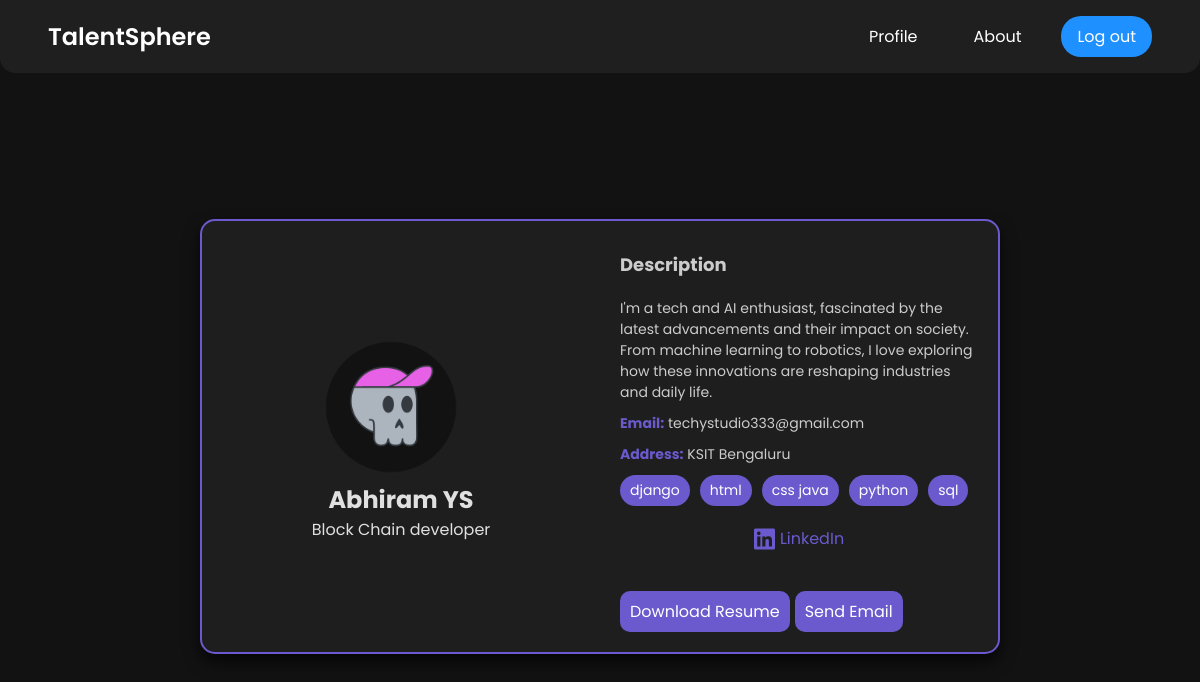
Screenshot of /applicant/admin/ (signed in) with the database file from the repository.
### base/models.py (models this page shows, shortened)
class User_Details(models.Model):
    USER_TYPE_CHOICES = [
        ('employer', 'Employer'),
        ('employee', 'Employee'),
    ]
    user = models.ForeignKey(User, on_delete=models.CASCADE)
    full_name= models.CharField( max_length=100,default='abhiram')
    self_des = models.TextField( default='This is description')
    email = models.EmailField()
    address = models.TextField(null=True, blank=True)
    skills = models.TextField(null=True, blank=True)
    photo = models.ImageField(upload_to='user_photos/', null=True, blank=False)  # Field for photo
    resume = models.FileField(upload_to='resumes/', null=True, blank=True, default='resumes/default_resume.pdf')
    user_type = models.CharField(max_length=50, choices=USER_TYPE_CHOICES, default='employee')
    linkedin_page= models.CharField( max_length=100,default='https://www.youtube.com/')
    called_as =  models.CharField(max_length=300, null=True, blank=False,default='This is description')

### base/views.py (the view)
# urls.py: path('applicant/<str:username>/', ApplicantDetailsView.as_view(), name='applicant-details'),
class ApplicantDetailsView(LoginRequiredMixin, DetailView):
    model = User_Details
    template_name = 'base/applicant_details.html'
    context_object_name = 'applicant_details'
    def get_object(self, queryset=None):
        username = self.kwargs['username']
        return get_object_or_404(User_Details, user__username=username)
    def get_context_data(self, **kwargs):
        context = super().get_context_data(**kwargs)
        user_details = self.get_object()
        skills_text = user_details.skills
        skills_list = skills_text.split(',') if skills_text else []
        context['skills_list'] = skills_list
        context['applicant_details'] = user_details
        return context

### base/templates/base/applicant_details.html (shortened to what this page needs)
<!DOCTYPE html>
<html lang="en">
  <head>
    <link
      rel="stylesheet"
      href="https://cdnjs.cloudflare.com/ajax/libs/font-awesome/5.15.3/css/all.min.css"
    />
    <link rel="stylesheet" href="https://cdnjs.cloudflare.com/ajax/libs/font-awesome/6.0.0-beta3/css/all.min.css">
    {% load static %}
    <link rel="stylesheet" href="{% static 'css/applicant_details.css' %}" />
  </head>
  <body>
    <header>
      <nav class="navbar">
        <div class="logo">
            <a href="{% url 'listings' %}" class="logo-link">TalentSphere</a>
        </div>
        <div class="nav-links">
            <a href="{% url 'user_details' %}" class="nav-item">Profile</a>
            <a href="{% url 'about' %}" class="nav-item">About</a>
            <a href="{% url 'logout' %}" class="nav-item contact-btn">Log out</a>
        </div>
    </nav>
    </header>
  <div class="content">
    <div class="profile-card">
      <div class="header">
        <div class="profile-pic-container">
          <img
            src="{{ applicant_details.photo.url }}"
            alt="Profile Picture"
            class="profile-pic"
          />
        </div>
        <h2>{{ applicant_details.full_name }}</h2>
        <p class="username">{{ applicant_details.called_as }}</p>
      </div>
      <div class="user-details">
        <h3>Description</h3>
        <p>{{ applicant_details.self_des }}</p>
        <p><strong>Email:</strong> {{ applicant_details.email }}</p>
        <p><strong>Address:</strong> {{ applicant_details.address }}</p>
        <div class="skills-container">
          {% for skill in skills_list %}
          <span class="skill-bubble">{{ skill }}</span>
          {% endfor %}
        </div>
        <div class="social-links">
          {% if applicant_details.linkedin_page %}
          <a href="{{ applicant_details.linkedin_page }}" target="_blank">
            <i class="fab fa-linkedin"></i> LinkedIn
          </a>
          {% endif %}
        </div>
        <div class="buttons-container">
          <a href="{{ applicant_details.resume.url }}" class="resume-btn">Download Resume</a>
          <a href="https://mail.google.com/mail/?view=cm&fs=1&to={{ applicant_details.email }}" target="_blank" class="email-btn">Send Email</a>
        </div>
      </div>
    </div>
  </div>
  </body>
</html>

### static/css/applicant_details.css (style rules this page uses)
* { margin: 0; padding: 0; box-sizing: border-box; }
html, body { height: 100%; margin: 0; padding: 0; overflow: auto; }
body { font-family: "Poppins", sans-serif; display: flex; flex-direction: column; justify-content: flex-start; align-items: center; min-height: 100vh; background-color: #121212; color: #e0e0e0; margin: 0; }
header { background-color: #1f1f1f; color: white; padding: 1rem; text-align: center; border-bottom-left-radius: 15px; border-bottom-right-radius: 15px; width: 100%; }
.navbar { display: flex; justify-content: space-between; align-items: center; padding: 0 2rem; width: 100%; }
.logo { font-size: 1.5rem; font-weight: 600; }
.nav-links { display: flex; gap: 1.5rem; }
.nav-item { color: white; text-decoration: none; font-size: 1rem; padding: 0.5rem 1rem; border-radius: 5px; transition: background-color 0.3s; }
.contact-btn { background-color: #1e90ff; color: white; padding: 0.5rem 1rem; border-radius: 20px; }
.content { display: flex; justify-content: center; align-items: center; flex-grow: 1; padding: 20px; }
.profile-card { width: 100%; max-width: 800px; min-width: 700px; background-color: #1e1e1e; border: 2px solid #6a5acd; border-radius: 15px; box-shadow: 0 8px 16px rgba(0, 0, 0, 0.7); overflow: hidden; text-align: center; position: relative; transition: transform 0.6s; display: flex; flex-direction: row; align-items: center; }
.header { width: 50%; height: 100%; overflow: hidden; display: flex; flex-direction: column; align-items: center; justify-content: center; background-color: #1e1e1e; padding: 20px 0; }
.profile-pic-container { width: 150px; height: 150px; border: 5px solid #1e1e1e; border-radius: 50%; overflow: hidden; position: relative; background-color: #1e1e1e; margin-right: 20px; }
.profile-pic { width: 100%; height: auto; vertical-align: middle; }
.user-details { width: 50%; padding: 20px; display: flex; flex-direction: column; justify-content: center; text-align: left; }
.user-details h3 { margin: 10px 0; font-size: 18px; color: #ccc; }
.user-details p { margin: 10px 0 0; font-size: 14px; color: #ccc; }
.user-details p strong { color: #6a5acd; }
.skills-container { display: flex; flex-wrap: wrap; gap: 10px; margin-top: 10px; }
.skill-bubble { background-color: #6a5acd; color: white; padding: 5px 10px; border-radius: 20px; font-size: 14px; }
.social-links { margin: 20px 0; display: flex; justify-content: center; gap: 15px; }
.social-links a { text-decoration: none; color: #6a5acd; font-size: 16px; display: flex; align-items: center; transition: color 0.3s; }
.social-links i { margin-right: 5px; font-size: 24px; }
.buttons-container { display: flex; justify-content: start; gap: 5px; margin-top: 20px; align-items: center; }
.resume-btn, .email-btn { display: inline-block; padding: 8px 10px 8px 10px; background-color: #6a5acd; color: white; text-decoration: none; border-radius: 10px; transition: background-color 0.3s; }
.logo-link { color: white; text-decoration: none; font-size: 1.5rem; font-weight: 600; }

### rows the page displays
User_Details: photo (picture), full_name "Abhiram YS", called_as "Block Chain developer", self_des "I'm a tech and AI enthusiast, fascinated by the latest advancements and their impact on society. From machine learning to robotics, I love exploring how these innovations are reshaping industries and daily life.", email "techystudio333@gmail.com", address "KSIT Bengaluru"

### other values shown
{{ skill }} "django" "html" "css java" "python" "sql"
